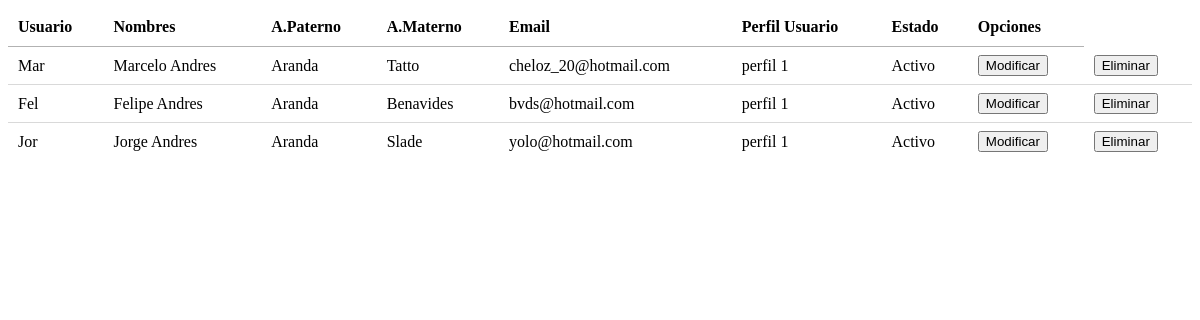
/view/mantenedor.php, run on an earlier commit of the app's database.
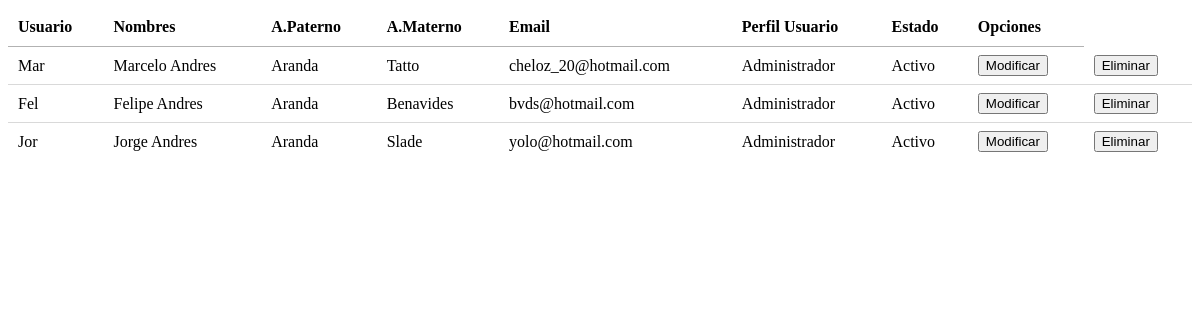
And on a later commit of the database.
### tables this page shows
CREATE TABLE USUARIO(
id_usuario INT NOT NULL AUTO_INCREMENT UNIQUE PRIMARY KEY,
id_perfil INT NOT NULL,
usuario VARCHAR (50) NOT NULL,
clave VARCHAR (50) NOT NULL,
nombres VARCHAR (50) NOT NULL,
ap_paterno VARCHAR (50) NOT NULL,
ap_materno VARCHAR (50) NOT NULL,
email VARCHAR (50) NOT NULL,
estado INT NOT NULL,
FOREIGN KEY (id_perfil) REFERENCES PERFIL (id_perfil)
);

CREATE TABLE PERFIL(
id_perfil INT NOT NULL AUTO_INCREMENT UNIQUE PRIMARY KEY,
perfil VARCHAR (50) NOT NULL
);

### model/Data.php (called while the page is built, shortened)
<?php
require_once("Conexion.php");
require_once("Usuario.php");
require_once("Perfil.php");
class Data {
    private $con;
    public function __construct() {
        $this->con = new Conexion();
    }
    public function getPerfil($id_perfil) {
        $query = "SELECT * from PERFIL WHERE id_perfil ='$id_perfil'";
        $this->con->conectar();
        $rs = $this->con->ejecutar($query);
        $perfil = null;
        if ($reg = $rs->fetch_array()) {
            $perfil = new Perfil($reg[0], $reg[1]);
        }
        return $perfil;
    }
    public function listarUsuarios() {
        $query = "SELECT * FROM USUARIO";
        $this->con->conectar();
        $rs = $this->con->ejecutar($query);
        $usuarios = array();
        while ($reg = $rs->fetch_array()) {
            $usuario = new Usuario($reg[0], $this->getPerfil($reg[1]), $reg[2], $reg[3], $reg[4], $reg[5], $reg[6], $reg[7], $reg[8]);
            $usuarios[] = $usuario;
        }
        return $usuarios;
    }
}

### model/Conexion.php (called while the page is built, shortened)
<?php
class Conexion {
    private $mysql;
    private $bdName;
    private $user;
    private $pass;
    public function __construct() {
        if (!ONLINE) {
            $this->bdName = "test";
            $this->user = "root";
            $this->pass = "";
        }else{
            $this->bdName = "test";
            $this->user = "root";
            $this->pass = "123";
        }
    }
    public function conectar() {
        $this->mysql = new mysqli(
                "localhost", $this->user, $this->pass, $this->bdName
        );
    }
    public function ejecutar($query) {
        return $this->mysql->query($query);
    }
}

### model/Usuario.php (called while the page is built, shortened)
<?php
class Usuario {
    private $id_usuario;
    private $perfil;
    private $usuario;
    private $nombres;
    private $ap_paterno;
    private $ap_materno;
    private $email;
    private $estado;
    public function __construct($id_usuario, $perfil, $usuario, $clave, $nombres, $ap_paterno, $ap_materno, $email, $estado) {
        $this->id_usuario = $id_usuario;
        $this->perfil = $perfil;
        $this->usuario = $usuario;
        $this->nombres = $nombres;
        $this->ap_paterno = $ap_paterno;
        $this->ap_materno = $ap_materno;
        $this->email = $email;
        $this->estado = $estado;
}
public function getId_usuario() {
    return $this->id_usuario;
}
public function getPerfil() {
    return $this->perfil;
}
public function getUsuario() {
    return $this->usuario;
}
public function getNombres() {
    return $this->nombres;
}
public function getAp_paterno() {
    return $this->ap_paterno;
}
public function getAp_materno() {
    return $this->ap_materno;
}
public function getEmail() {
    return $this->email;
}
public function getEstado() {
    return $this->estado;
}
}

### model/Perfil.php (called while the page is built, shortened)
<?php
class Perfil {
    private $perfil;
    public function __construct($id_perfil, $perfil) {
        $this->perfil = $perfil;
    }
    public function getPerfil() {
        return $this->perfil;
    }
}

### view/mantenedor.php (the view, shortened to what this page needs)
<!DOCTYPE html>
<html>
    <head>
        <link rel="stylesheet" type="text/css" href="https://cdn.datatables.net/1.10.24/css/jquery.dataTables.css">
    </head>
    <body>
        <?php
        require_once("../model/Data.php");
        require_once("../model/Usuario.php");
        require_once("../model/Perfil.php");
        ?>
        <table id="tablaUsuarios" class="display">
            <thead>
               <tr>
                <th>Usuario</th>
                <th>Nombres</th>
                <th>A.Paterno</th>
                <th>A.Materno</th>
                <th>Email</th>
                <th>Perfil Usuario</th>
                <th>Estado</th>
                <th>Opciones</th>
               </tr>
            </thead>
              <tbody>
                <?php
                $d = new Data();
                $listadoDeUsuarios = $d->listarUsuarios();
                foreach ($listadoDeUsuarios as $u) {
                    $estado = "Inactivo";
                    if ($u->getEstado() == 1) {
                        $estado = "Activo";
                    }
                    echo "</tr>
                <td>" . $u->getUsuario() . "</td>
                <td>" . $u->getNombres() . "</td>
                <td>" . $u->getAp_paterno() . "</td>
                <td>" . $u->getAp_materno() . "</td>
                <td>" . $u->getEmail() . "</td>
                <td>" . $u->getPerfil()->getPerfil() . "</td>
                <td>" . $estado . "</td>
                <td> <button id='BotonModificar' value=" . $u->getId_usuario() . ">Modificar</button></td>
                <td><button id='BotonEliminar' value=" . $u->getId_usuario() . ">Eliminar</button> </td>
                </tr>";
                }
                ?>
            </tbody>
        </table>
        <br>
    </body>
</html>

What changed in the data, as far as the page shows it:
changed through a linked row, usuario "Mar": id_perfil.perfil "perfil 1" → "Administrador"
changed through a linked row, usuario "Fel": id_perfil.perfil "perfil 1" → "Administrador"
changed through a linked row, usuario "Jor": id_perfil.perfil "perfil 1" → "Administrador"
